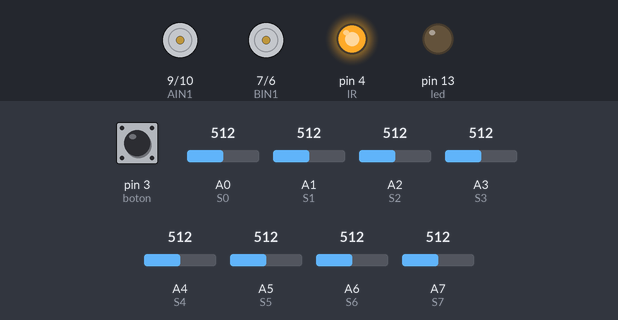
This sketch was run on a simulated Arduino Nano, built with avr-gcc and run on an emulated ATmega328P. Shown: motor-driver pin pairs drawn as motors (green arrow = first pin HIGH = forward, orange = second pin HIGH = backward, longer = more drive, scaled by the enable pin), output pins drawn as LEDs (lit = HIGH). Dashed ring = blinking. The test bench sets the inputs (shaded band); at power-on: pin 3 (boton) HIGH, A0 (S0) = 512, A7 (S7) = 512, A1 (S1) = 512, A2 (S2) = 512, A3 (S3) = 512, A4 (S4) = 512, A5 (S5) = 512, A6 (S6) = 512.

Above: at 7.2 s.
7.3 s: pin 3 (boton) pulled LOW for 0.15 s
At 7.7 s:
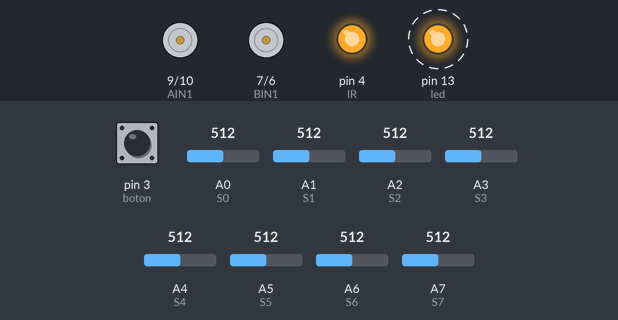
10.4 s: A0 (S0) set to 306
13.4 s: A7 (S7) set to 306
At 13.8 s:
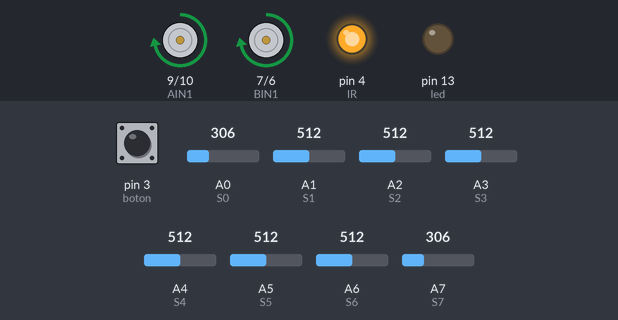
Timing chart, 0 to 16.4 s (numbered marks = the images above; inputs shaded):
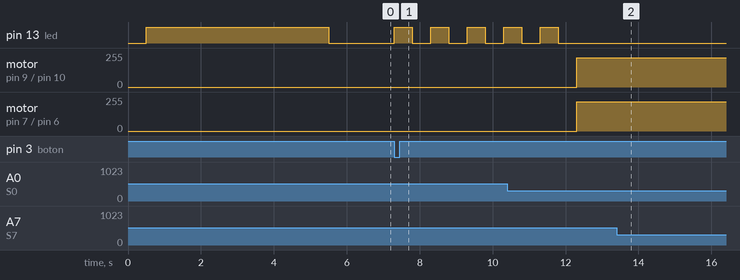

Measured:
- after the input at 7.3 s, pin 13 (led): alternates HIGH for 0.50 s and LOW for 0.50 s, starting at once
- after the input at 13.4 s, motor on pin 9 (AIN1) / pin 10 (AIN2): forward 219/255 → forward 220/255 at once

The sketch:

siguelineas.ino
```cpp
// SENSORES
#define IR                              4 // mirar pin de sensor
#define S0                              A0
#define S1                              A1
#define S2                              A2
#define S3                              A3
#define S4                              A4
#define S5                              A5
#define S6                              A6
#define S7                              A7
// MOTORES
#define PWMA                            11
#define AIN2                            10
#define AIN1                            9
#define STBY                            8
#define BIN1                            7
#define BIN2                            6
#define PWMB                            5
// BOTON
#define boton                           3
//INTERRUPTOR
#define interruptor                     12
//LED
#define led                             13

#define kp 0.5  //valor de la cte. proporcional
#define kd 10  //valor de la cte. diferencial

const int sensores[8] = {S0, S1, S2, S3, S4, S5, S6, S7};
signed int error = -4 * sensores[0] - 3 * sensores[1] - 2 * sensores[2] - sensores[3] + sensores[4] + 2 * sensores[5] + 3 * sensores[6] + 4 * sensores[7];
signed int lectura_valores;
float valor_proporcional;
float valor_diferencial;
signed int last_error;
float correccion;
char x;
byte valor_digital;
unsigned int sensorMax[8];
unsigned int sensorMin[8];
unsigned int posicion;
int valores[8], velocidad_motorA, velocidad_motorB, velocidad_avance;
int valores_digitales[8];
bool sentido_motorA, sentido_motorB, avance = 1, retroceso = 0;
//declaracion vectores motores
const int motorA[3] = {PWMA, AIN1, AIN2};
const int motorB[3] = {PWMB, BIN1, BIN2};
unsigned int tiempo_calibrado;
unsigned int media_blanco[8];
float paramos, tiempo_inicial;
bool empezar;

void calculo_pid() {

  digitalWrite(IR, 1);
    valor_digital = 0;
  // Serial.print("lectura_valores: ");
  for (char x = 0; x < 8; x++) {
    valores[x] = analogRead(sensores[x]);

    // apply the calibration to the sensor reading
    valores[x] = map(valores[x], sensorMin[x], sensorMax[x], 0, 1024);

   // Serial.print(valores[x]);

   // Serial.print(" , ");
    if (valores[x] > media_blanco[x])
    {
          valores_digitales[x] = 1;
    } else
    {
         valores_digitales[x] = 0;
    }
    valor_digital = valor_digital + valores_digitales[x];

  }


 // Serial.println();


  error = -4 * valores[0] - 3 * valores[1] - 2 * valores[2] - valores[3] + valores[4] + 2 * valores[5] + 3 * valores[6] + 4 * valores[7];
  error = map(error,-7000,7000,-500,500);
  if(valor_digital == 0 && last_error < 0)
  {
    error = -500;
  }else if(valor_digital == 0 && last_error > 0)
  {
    error = 500;
  }
  //Serial.print("error: ");

 // Serial.print(error);
//Serial.print("    ");

 // Serial.println();
  //  delay(250);
  // delay(500);
  // algoritmo PID
  valor_proporcional = error * kp;
  valor_diferencial = (error - last_error) * kd;
//  if (error > 20 || error < -20)
 // {
    correccion = valor_proporcional + valor_diferencial;
 // }


  last_error = error;
 // valor_digital = 0;
}
//-----------------------------------  FUNCIONES DE MOVIMIENTO  ------------------------------------------//

void avanzar ()
{
  // lectura_orientacion();
  // calculo_pid();
  velocidad_motorA = velocidad_avance;// - (signed int)correccion;
  velocidad_motorB = velocidad_avance;// + (signed int)correccion;

  if (velocidad_motorA > 255)
  {
    velocidad_motorA = 255;
  } else if (velocidad_motorA < 0)
  {
    velocidad_motorA = 0;
  }
  if (velocidad_motorB > 255)
  {
    velocidad_motorB = 255;
  } else if (velocidad_motorB < 0)
  {
    velocidad_motorB = 0;
  }
  mover_motor(motorA, avance, velocidad_motorA);
  mover_motor(motorB, avance, velocidad_motorB);
}

void retroceder ()
{
  mover_motor(motorA, retroceso, velocidad_avance);
  mover_motor(motorB, retroceso, velocidad_avance);
}

void parada_total()
{
  apagar_motor(motorA, 0, 0);
  apagar_motor(motorB, 0, 0);

}
void parada()
{
  mover_motor(motorA, avance, 0);
  mover_motor(motorB, avance, 0);
}
void encender_motores()
{
  digitalWrite(STBY, 1);
}
void apagar_motor(const int motor[3], bool sentido, int velocidad)
{
  digitalWrite(STBY, 0);

  digitalWrite(motor[1], sentido);
  digitalWrite(motor[2], sentido);

  analogWrite(motor[0], velocidad);
}
void mover_motor(const int motor[3], bool sentido, int velocidad)
{
  digitalWrite(motor[1], sentido);
  digitalWrite(motor[2], !sentido);

  analogWrite(motor[0], velocidad);
}
//-----------------------------------  FIN FUNCIONES MOVIMIENTO  ----------------------------------------//

void setup() {
//  Serial.begin(9600);
  //declaracion de pines de motores
  pinMode(AIN2, OUTPUT);
  pinMode(AIN1, OUTPUT);
  pinMode(PWMA, OUTPUT);
  pinMode(BIN1, OUTPUT);
  pinMode(BIN2, OUTPUT);
  pinMode(PWMB, OUTPUT);
  // declaracion de pines de sensores
  pinMode(IR, OUTPUT);
  pinMode(S0, INPUT);
  pinMode(S1, INPUT);
  pinMode(S2, INPUT);
  pinMode(S3, INPUT);
  pinMode(S4, INPUT);
  pinMode(S5, INPUT);
  pinMode(S6, INPUT);
  pinMode(S7, INPUT);
  // declaracion de pin de boton
  pinMode(boton, INPUT_PULLUP);
  pinMode(interruptor, INPUT_PULLUP);
  pinMode(led, OUTPUT);
  digitalWrite(IR, 1); // IR a 1, enciende sensores de linea

  // El LED se enciende para indicar el periodo de calibración

  // ---------------------------------------- CALIBRADO ----------------------------------------
  if(digitalRead(boton) == 0)
  {
    velocidad_avance = 255;
  }else
  {
    velocidad_avance = 200;
  }
  delay(500);
  for (x = 0; x < 8; x++) {
    lectura_valores = analogRead(sensores[x]);
    sensorMin[x] = lectura_valores;
  }
  tiempo_calibrado = millis() + 5000;
  digitalWrite(led, HIGH);
  while (millis() < tiempo_calibrado) { // Tiempo de calibrado
    for (x = 0; x < 8; x++) {
      lectura_valores = analogRead(sensores[x]);
      if (lectura_valores > sensorMax[x]) {      // Registrar el valor máximo del sensor
        sensorMax[x] = lectura_valores;
      }
      if (lectura_valores < sensorMin[x]) {      // Registrar el valor mínimo del sensor
        sensorMin[x] = lectura_valores;
      }
    }
    // Señal para el fin de la calibración

  }
  for (x = 0; x < 8; x++) {
  media_blanco[x] = (sensorMin[x] + sensorMax[x]) / 2;
  }
  digitalWrite(led, LOW);
  delay(500);
  /*for (x = 0; x < 8; x++) {
    Serial.print(sensorMin[x]);
    Serial.print("  ,  ");
    Serial.print(sensorMax[x]);
    Serial.print("  ,  ");
    media_blanco[x] = (sensorMin[x] + sensorMax[x]) / 2;
    Serial.println(media_blanco[x]);
  }*/
  encender_motores();
}


void loop() {
   velocidad_avance = 220;
   // avanzar();
   // return;
 /*    mover_motor(motorA, 0,225);
       mover_motor(motorB, 1,225);
   while(1);*/
  if (digitalRead(boton) == 0)
  {
    for (x = 0; x < 5; x++)
    {
      digitalWrite(led, HIGH);
      delay(500);
      digitalWrite(led, LOW);
      delay(500);
    }

    //  avanzar();


    while (1)
    {
      calculo_pid();
      velocidad_motorA = velocidad_avance + correccion;
      velocidad_motorB = velocidad_avance - correccion;
        /*    Serial.print(velocidad_motorB);
            Serial.print("     ");
            Serial.println(velocidad_motorA);*/
           // Serial.println();
      //  delay(500);
      // seguridad de sobre-velocidad
      if (velocidad_motorA > 250) {
        velocidad_motorA = 250;
      }
      if (velocidad_motorB > 250) {
        velocidad_motorB = 250;
      }
      if (velocidad_motorA < 0) {
        velocidad_motorA = -velocidad_motorA;
        sentido_motorA = retroceso;
      } else
      {
        sentido_motorA = avance;
      }
      if (velocidad_motorB < 0) {
        velocidad_motorB = -velocidad_motorB;
        sentido_motorB = retroceso;
      } else
      {
        sentido_motorB = avance;
      }

      // implementacion de los valores en los motores para su ejecucion
      mover_motor(motorA, sentido_motorA, velocidad_motorA);
      mover_motor(motorB, sentido_motorB, velocidad_motorB);

      /*if((valor_digital == 0))
      {
        if(!empezar)
        {
       //   paramos = 0;
          empezar = 1;
           digitalWrite(led,1);
            parada();
            while(digitalRead(boton) != 0);
        }
        paramos++;
        if(paramos >= 150)
        {
          parada();

       /*  mover_motor(motorA, 0, 0);
        mover_motor(motorB, 0, 0);
          while(1){
            digitalWrite(led,1);
            delay(200);
            digitalWrite(led,0);
            delay(200);

          }
        }
      }else
      {
        empezar = 0;
      }*/
    }
  }

}
```
